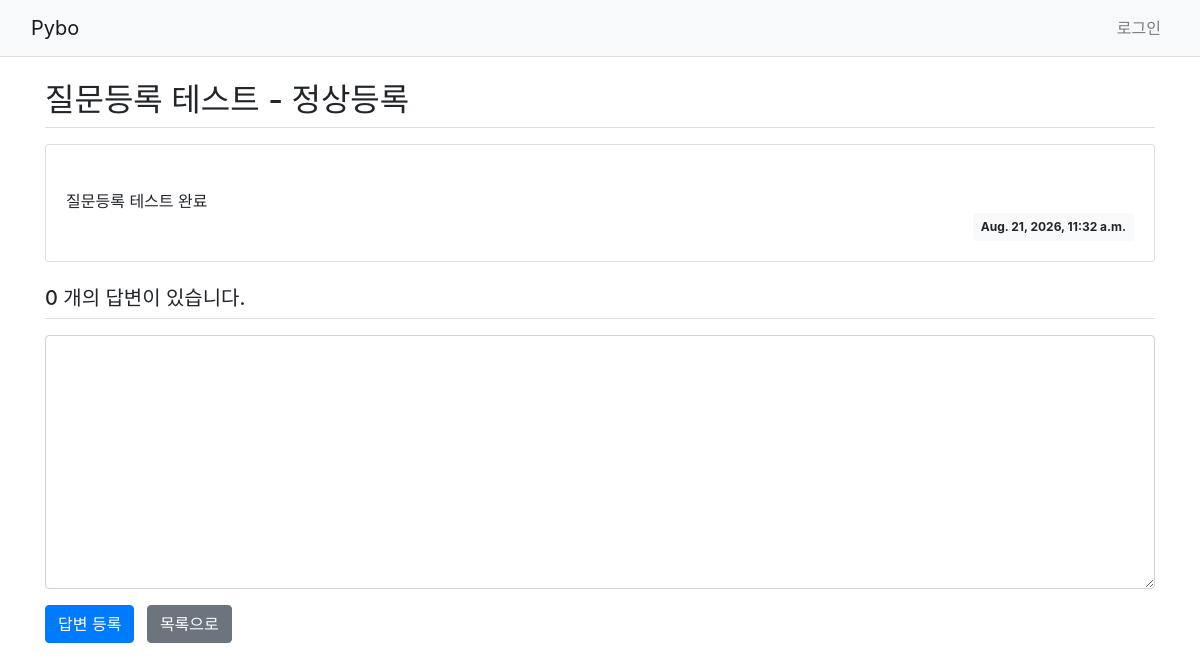
Before: /pybo/answer/create/5/ with the older database file.
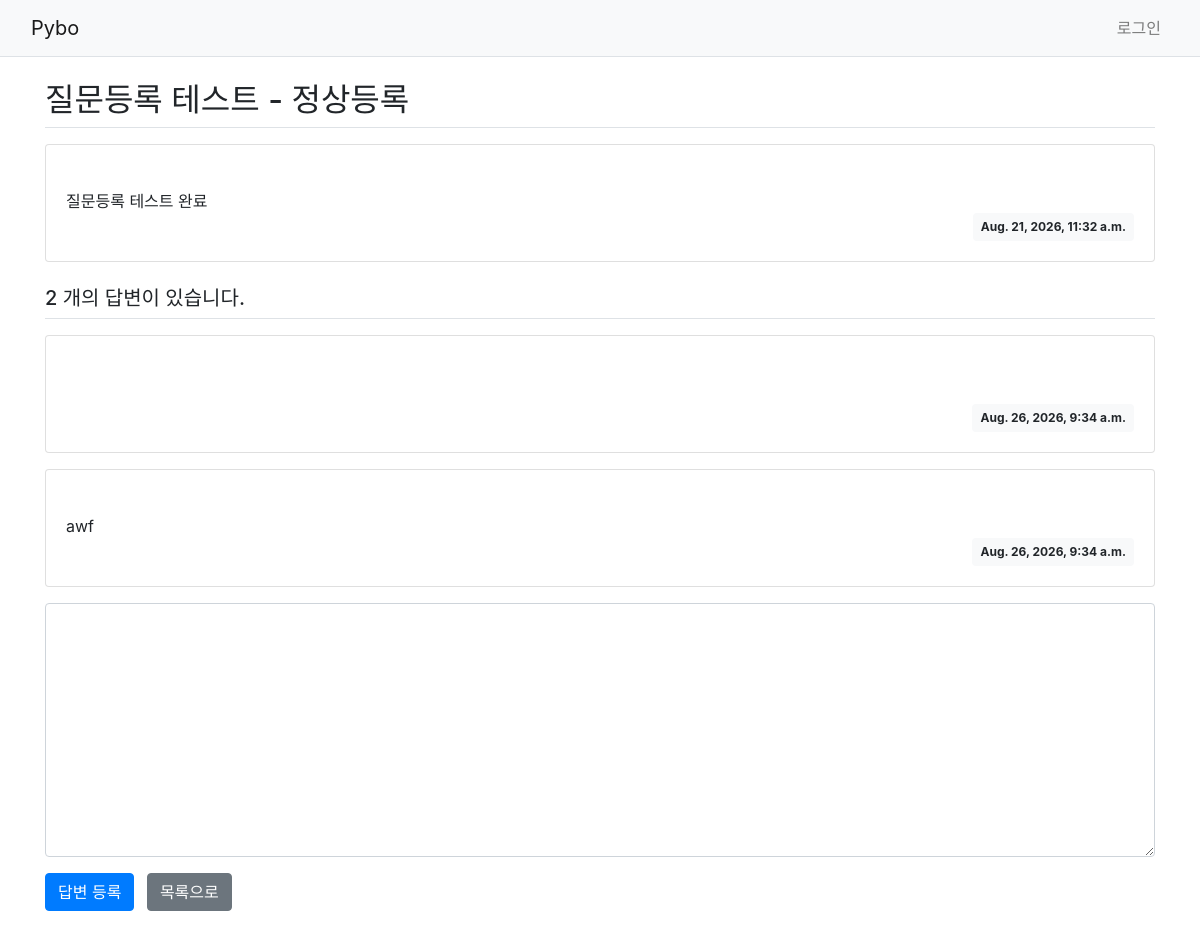
After: the same page with the newer database file.
### pybo/models.py (models this page shows, shortened)
class Question(models.Model):
    subject = models.CharField(max_length=200)
    content = models.TextField()
    create_date = models.DateTimeField()

class Answer(models.Model):
    question = models.ForeignKey(Question, on_delete=models.CASCADE)
    content = models.TextField()
    create_date = models.DateTimeField()

### pybo/views.py (the view)
# urls.py: path('answer/create/<int:question_id>/', views.answer_create, name='answer_create'),
def answer_create(request, question_id):
    question = get_object_or_404(
        Question,
        pk=question_id
    )
    if request.method == 'POST':
        form = AnswerForm(request.POST)
        if form.is_valid():
            answer = form.save(commit=False)
            answer.question = question
            answer.create_date = timezone.now()
            answer.save()
            return redirect(
                'pybo:detail',
                question_id=question.id
            )
    else:
        form = AnswerForm()
    context = {
        'question': question,
        'form': form
    }
    return render(
        request,
        'pybo/question_detail.html',
        context
    )

### pybo/forms.py
class AnswerForm(forms.ModelForm):
    class Meta:
        model = Answer
        fields =['content']
        labels = {
            'content':'답변내용',
        }

### templates/pybo/question_detail.html (shortened to what this page needs)
{% extends 'base.html' %}
{% load static %}
{% block content %}
<link rel="stylesheet" type="text/css" href="{% static 'bootstrap.min.css' %}">
<div class="container my-3">
    <h2 class="border-bottom py-2"> {{question.subject}}</h2>
    <div class="card my-3">
        <div class="card-body">
            <div class="card-text" style="white-space:pre-line;">
                {{question.content}}
            </div>
            <div class="d-flex justify-content-end">
                <div class="badge badge-light p-2">
                    {{ question.create_date}}
                </div>
            </div>
        </div>
    </div>
    <h5 class="border-bottom my-3 py-2">
        {{question.answer_set.count}} 개의 답변이 있습니다.
    </h5>
    {% for answer in question.answer_set.all %}
    <div class="card my-3">
        <div class="card-body">
            <div class="card-text" style="white-space: pre-line">
                {{ answer.content}}
            </div>
            <div class="d-flex justify-content-end">
                <div class="badge badge-light p-2">
                    {{answer.create_date}}
                </div>
            </div>
        </div>
    </div>
    {% endfor %}
    <form action="{% url 'pybo:answer_create' question.id %}"
        method="post" class="my-3">
        <div class="form-group">
            <textarea name="content" id="content" class="form-control" rows="10">
            </textarea>
        </div>
        <input type="submit" value="답변 등록" class="btn btn-primary">
           <a href="{% url 'pybo:index' %}"
                class="btn btn-secondary ml-2">
                목록으로
            </a>
    </form>
</div>
{% endblock %}

Changed rows visible on the page:
computed for Question "질문등록 테스트 - 정상등록": answer_set.count "0" → "2"
added Answer: create_date "Aug. 26, 2026, 9:34 a.m."
added Answer: content "awf", create_date "Aug. 26, 2026, 9:34 a.m."
